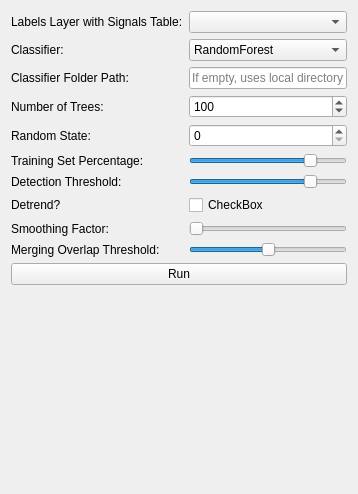
<?xml version="1.0" encoding="UTF-8"?>
<ui version="4.0">
 <class>Napari_Train_And_Predict_Signal_Classifier</class>
 <widget class="QWidget" name="Napari_Train_And_Predict_Signal_Classifier">
  <property name="geometry">
   <rect>
    <x>0</x>
    <y>0</y>
    <width>358</width>
    <height>494</height>
   </rect>
  </property>
  <property name="windowTitle">
   <string>Form</string>
  </property>
  <layout class="QGridLayout" name="gridLayout">
   <item row="3" column="1">
    <widget class="QLineEdit" name="_classifier_path_qlineedit">
     <property name="placeholderText">
      <string>If empty, uses local directory</string>
     </property>
    </widget>
   </item>
   <item row="8" column="1">
    <widget class="QCheckBox" name="_detrend_qcheckbox">
     <property name="text">
      <string>CheckBox</string>
     </property>
    </widget>
   </item>
   <item row="0" column="1">
    <widget class="QComboBox" name="_labels_layer_qcombobox"/>
   </item>
   <item row="5" column="0">
    <widget class="QLabel" name="_random_state_qlabel">
     <property name="text">
      <string>Random State:</string>
     </property>
    </widget>
   </item>
   <item row="6" column="1">
    <widget class="QSlider" name="_training_size_qhorizontalslider">
     <property name="minimum">
      <number>0</number>
     </property>
     <property name="maximum">
      <number>100</number>
     </property>
     <property name="value">
      <number>80</number>
     </property>
     <property name="orientation">
      <enum>Qt::Horizontal</enum>
     </property>
    </widget>
   </item>
   <item row="0" column="0">
    <widget class="QLabel" name="_labels_layer_qlabel">
     <property name="text">
      <string>Labels Layer with Signals Table:</string>
     </property>
    </widget>
   </item>
   <item row="7" column="1">
    <widget class="QSlider" name="_detection_threshold_qslider">
     <property name="maximum">
      <number>100</number>
     </property>
     <property name="value">
      <number>80</number>
     </property>
     <property name="orientation">
      <enum>Qt::Horizontal</enum>
     </property>
    </widget>
   </item>
   <item row="1" column="1">
    <widget class="QComboBox" name="_classifier_type_qcombobox">
     <item>
      <property name="text">
       <string>RandomForest</string>
      </property>
     </item>
    </widget>
   </item>
   <item row="10" column="0">
    <widget class="QLabel" name="merging_overlap_threshold_qlabel">
     <property name="text">
      <string>Merging Overlap Threshold:</string>
     </property>
    </widget>
   </item>
   <item row="4" column="0">
    <widget class="QLabel" name="_n_trees_qlabel">
     <property name="text">
      <string>Number of Trees:</string>
     </property>
    </widget>
   </item>
   <item row="1" column="0">
    <widget class="QLabel" name="_classifier_type_qlabel">
     <property name="text">
      <string>Classifier:</string>
     </property>
    </widget>
   </item>
   <item row="20" column="0">
    <spacer name="verticalSpacer">
     <property name="orientation">
      <enum>Qt::Vertical</enum>
     </property>
     <property name="sizeHint" stdset="0">
      <size>
       <width>20</width>
       <height>163</height>
      </size>
     </property>
    </spacer>
   </item>
   <item row="19" column="0" colspan="2">
    <widget class="QPushButton" name="_run_qpushbutton">
     <property name="text">
      <string>Run</string>
     </property>
    </widget>
   </item>
   <item row="10" column="1">
    <widget class="QSlider" name="merging_overlap_threshold_qslider">
     <property name="maximum">
      <number>100</number>
     </property>
     <property name="value">
      <number>50</number>
     </property>
     <property name="orientation">
      <enum>Qt::Horizontal</enum>
     </property>
    </widget>
   </item>
   <item row="4" column="1">
    <widget class="QSpinBox" name="_n_trees_qspinbox">
     <property name="minimum">
      <number>1</number>
     </property>
     <property name="maximum">
      <number>9999</number>
     </property>
     <property name="value">
      <number>100</number>
     </property>
    </widget>
   </item>
   <item row="3" column="0">
    <widget class="QLabel" name="_classifier_path_qlabel">
     <property name="text">
      <string>Classifier Folder Path:</string>
     </property>
    </widget>
   </item>
   <item row="8" column="0">
    <widget class="QLabel" name="_detrend_qlabel">
     <property name="text">
      <string>Detrend?</string>
     </property>
    </widget>
   </item>
   <item row="7" column="0">
    <widget class="QLabel" name="_detection_threshold_qlabel">
     <property name="text">
      <string>Detection Threshold:</string>
     </property>
    </widget>
   </item>
   <item row="5" column="1">
    <widget class="QSpinBox" name="_random_state_qspinbox"/>
   </item>
   <item row="6" column="0">
    <widget class="QLabel" name="_training_size_qlabel">
     <property name="text">
      <string>Training Set Percentage:</string>
     </property>
    </widget>
   </item>
   <item row="9" column="0">
    <widget class="QLabel" name="_smooth_factor_qlabel">
     <property name="text">
      <string>Smoothing Factor:</string>
     </property>
    </widget>
   </item>
   <item row="9" column="1">
    <widget class="QSlider" name="_smooth_factor_qslider">
     <property name="maximum">
      <number>100</number>
     </property>
     <property name="orientation">
      <enum>Qt::Horizontal</enum>
     </property>
    </widget>
   </item>
  </layout>
 </widget>
 <resources/>
 <connections/>
</ui>
